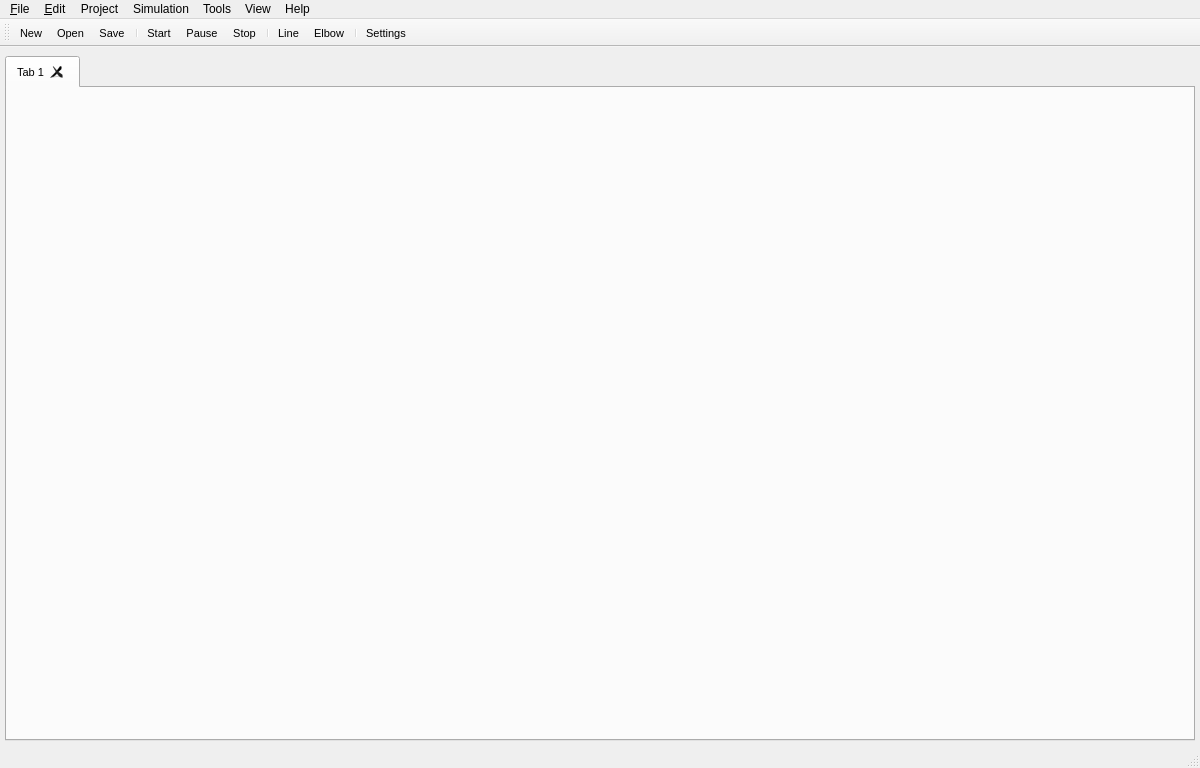
<?xml version="1.0" encoding="UTF-8"?>
<ui version="4.0">
 <class>SystemLab_MainWindow</class>
 <widget class="QMainWindow" name="SystemLab_MainWindow">
  <property name="geometry">
   <rect>
    <x>0</x>
    <y>0</y>
    <width>1200</width>
    <height>768</height>
   </rect>
  </property>
  <property name="minimumSize">
   <size>
    <width>400</width>
    <height>300</height>
   </size>
  </property>
  <property name="font">
   <font>
    <family>Segoe UI</family>
    <pointsize>9</pointsize>
    <weight>50</weight>
    <italic>false</italic>
    <bold>false</bold>
   </font>
  </property>
  <property name="acceptDrops">
   <bool>false</bool>
  </property>
  <property name="windowTitle">
   <string>SystemLab-Design (20.01)</string>
  </property>
  <property name="windowOpacity">
   <double>1.000000000000000</double>
  </property>
  <property name="iconSize">
   <size>
    <width>64</width>
    <height>64</height>
   </size>
  </property>
  <property name="toolButtonStyle">
   <enum>Qt::ToolButtonIconOnly</enum>
  </property>
  <widget class="QWidget" name="centralwidget">
   <property name="font">
    <font>
     <family>Segoe UI</family>
     <pointsize>8</pointsize>
    </font>
   </property>
   <layout class="QGridLayout" name="gridLayout">
    <property name="leftMargin">
     <number>5</number>
    </property>
    <property name="rightMargin">
     <number>5</number>
    </property>
    <property name="bottomMargin">
     <number>5</number>
    </property>
    <item row="0" column="0">
     <widget class="QTabWidget" name="tabWidget">
      <property name="maximumSize">
       <size>
        <width>2000</width>
        <height>1400</height>
       </size>
      </property>
      <property name="font">
       <font>
        <family>Segoe UI</family>
       </font>
      </property>
      <property name="toolTipDuration">
       <number>-3</number>
      </property>
      <property name="tabPosition">
       <enum>QTabWidget::North</enum>
      </property>
      <property name="tabShape">
       <enum>QTabWidget::Rounded</enum>
      </property>
      <property name="currentIndex">
       <number>0</number>
      </property>
      <property name="iconSize">
       <size>
        <width>15</width>
        <height>15</height>
       </size>
      </property>
      <property name="elideMode">
       <enum>Qt::ElideNone</enum>
      </property>
      <property name="usesScrollButtons">
       <bool>true</bool>
      </property>
      <property name="tabsClosable">
       <bool>true</bool>
      </property>
      <property name="movable">
       <bool>true</bool>
      </property>
      <widget class="QWidget" name="newProjectTab">
       <property name="maximumSize">
        <size>
         <width>2000</width>
         <height>1400</height>
        </size>
       </property>
       <attribute name="title">
        <string>Tab 1</string>
       </attribute>
       <layout class="QHBoxLayout" name="designLayout_1">
        <property name="leftMargin">
         <number>6</number>
        </property>
        <property name="topMargin">
         <number>6</number>
        </property>
        <property name="rightMargin">
         <number>6</number>
        </property>
        <property name="bottomMargin">
         <number>6</number>
        </property>
       </layout>
      </widget>
     </widget>
    </item>
   </layout>
  </widget>
  <widget class="QMenuBar" name="menubar">
   <property name="geometry">
    <rect>
     <x>0</x>
     <y>0</y>
     <width>1200</width>
     <height>21</height>
    </rect>
   </property>
   <widget class="QMenu" name="menu_File">
    <property name="title">
     <string>&amp;File</string>
    </property>
    <addaction name="action_NewProject"/>
    <addaction name="action_OpenProject"/>
    <addaction name="action_SaveProject"/>
    <addaction name="action_SaveProjectAs"/>
    <addaction name="action_CloseProject"/>
    <addaction name="separator"/>
    <addaction name="action_QuitApplication"/>
   </widget>
   <widget class="QMenu" name="menu_Edit">
    <property name="title">
     <string>&amp;Edit</string>
    </property>
    <widget class="QMenu" name="menu_config">
     <property name="title">
      <string>Special config file</string>
     </property>
     <addaction name="action_EditConfigSpecial"/>
     <addaction name="action_ReloadConfigSpecial"/>
    </widget>
    <widget class="QMenu" name="menu_port_viewers_config">
     <property name="title">
      <string>Port viewers config file</string>
     </property>
     <addaction name="action_EditPortViewers"/>
     <addaction name="action_ReloadPortViewers"/>
    </widget>
    <widget class="QMenu" name="menu_graph_utilities_config">
     <property name="title">
      <string>Custom viewers/graph utilities file</string>
     </property>
     <addaction name="action_EditCustomViewers"/>
     <addaction name="action_ReloadCustomViewers"/>
    </widget>
    <widget class="QMenu" name="menu_fb_library_config">
     <property name="title">
      <string>Functional block library config file</string>
     </property>
     <addaction name="action_EditFunctionalBlockLibrary"/>
     <addaction name="action_ReloadFunctionalBlockLibrary"/>
    </widget>
    <addaction name="action_UndoCommand"/>
    <addaction name="separator"/>
    <addaction name="action_CopyPaste"/>
    <addaction name="action_CopyPasteToAnotherProj"/>
    <addaction name="separator"/>
    <addaction name="action_Delete"/>
    <addaction name="separator"/>
    <addaction name="action_OpenScriptEditor"/>
    <addaction name="separator"/>
    <addaction name="menu_config"/>
    <addaction name="menu_fb_library_config"/>
    <addaction name="menu_port_viewers_config"/>
    <addaction name="menu_graph_utilities_config"/>
   </widget>
   <widget class="QMenu" name="menuDesign">
    <property name="title">
     <string>Project</string>
    </property>
    <addaction name="action_AddFunctionalBlock"/>
    <addaction name="action_AddDataBox"/>
    <addaction name="action_AddDescriptionBox"/>
    <addaction name="action_AddTextBox"/>
    <addaction name="action_AddLineArrow"/>
    <addaction name="separator"/>
    <addaction name="action_ViewFunctionalBlocks"/>
    <addaction name="separator"/>
    <addaction name="action_ProjectLayoutSettings"/>
    <addaction name="separator"/>
    <addaction name="action_SceneBackgroundColor"/>
    <addaction name="action_SaveImageScene"/>
   </widget>
   <widget class="QMenu" name="menuSimulation">
    <property name="title">
     <string>Simulation</string>
    </property>
    <addaction name="actionStart"/>
    <addaction name="actionPause"/>
    <addaction name="actionEnd"/>
   </widget>
   <widget class="QMenu" name="menuHelp">
    <property name="title">
     <string>Help</string>
    </property>
    <addaction name="actionHelp"/>
    <addaction name="actionAbout"/>
   </widget>
   <widget class="QMenu" name="menuTools">
    <property name="title">
     <string>Tools</string>
    </property>
    <addaction name="action_WaveFreq"/>
    <addaction name="separator"/>
    <addaction name="action_PrintSceneObjects"/>
   </widget>
   <widget class="QMenu" name="menuView">
    <property name="title">
     <string>View</string>
    </property>
    <addaction name="action_ZoomIn"/>
    <addaction name="action_ZoomOut"/>
    <addaction name="action_OriginalSize"/>
    <addaction name="action_FitItemsIntoView"/>
   </widget>
   <addaction name="menu_File"/>
   <addaction name="menu_Edit"/>
   <addaction name="menuDesign"/>
   <addaction name="menuSimulation"/>
   <addaction name="menuTools"/>
   <addaction name="menuView"/>
   <addaction name="menuHelp"/>
  </widget>
  <widget class="QStatusBar" name="statusbar"/>
  <widget class="QToolBar" name="toolBar">
   <property name="sizePolicy">
    <sizepolicy hsizetype="Preferred" vsizetype="Preferred">
     <horstretch>0</horstretch>
     <verstretch>0</verstretch>
    </sizepolicy>
   </property>
   <property name="windowTitle">
    <string>Main settings</string>
   </property>
   <property name="iconSize">
    <size>
     <width>24</width>
     <height>24</height>
    </size>
   </property>
   <property name="toolButtonStyle">
    <enum>Qt::ToolButtonTextUnderIcon</enum>
   </property>
   <attribute name="toolBarArea">
    <enum>TopToolBarArea</enum>
   </attribute>
   <attribute name="toolBarBreak">
    <bool>false</bool>
   </attribute>
   <addaction name="actionNew"/>
   <addaction name="actionOpen"/>
   <addaction name="actionSave"/>
   <addaction name="separator"/>
   <addaction name="action_StartSimulation"/>
   <addaction name="action_PauseSimulation"/>
   <addaction name="action_StopSimulation"/>
   <addaction name="separator"/>
   <addaction name="action_LineConnector"/>
   <addaction name="action_AngledConnector"/>
   <addaction name="separator"/>
   <addaction name="actionProjectSettings"/>
  </widget>
  <action name="action_NewProject">
   <property name="checkable">
    <bool>true</bool>
   </property>
   <property name="text">
    <string>&amp;New project</string>
   </property>
  </action>
  <action name="action_Undo">
   <property name="text">
    <string>&amp;Undo</string>
   </property>
  </action>
  <action name="action_Redo">
   <property name="text">
    <string>&amp;Redo</string>
   </property>
  </action>
  <action name="action_Delete">
   <property name="text">
    <string>Delete selected items</string>
   </property>
  </action>
  <action name="action_CopyPaste">
   <property name="text">
    <string>Copy/paste selected items</string>
   </property>
  </action>
  <action name="action_Paste">
   <property name="text">
    <string>&amp;Paste</string>
   </property>
  </action>
  <action name="action_SaveProject">
   <property name="icon">
    <iconset>
     <normalon>GUI Icons/Save.png</normalon>
    </iconset>
   </property>
   <property name="text">
    <string>&amp;Save project</string>
   </property>
  </action>
  <action name="action_StartSimulation">
   <property name="text">
    <string>&amp;StartSimulation</string>
   </property>
   <property name="iconText">
    <string>Start</string>
   </property>
   <property name="toolTip">
    <string>Start simulation</string>
   </property>
   <property name="font">
    <font>
     <pointsize>8</pointsize>
    </font>
   </property>
  </action>
  <action name="action_StopSimulation">
   <property name="text">
    <string>&amp;StopSimulation</string>
   </property>
   <property name="iconText">
    <string>Stop</string>
   </property>
   <property name="toolTip">
    <string>Stop simulation</string>
   </property>
   <property name="font">
    <font>
     <pointsize>8</pointsize>
    </font>
   </property>
  </action>
  <action name="action_PauseSimulation">
   <property name="checkable">
    <bool>true</bool>
   </property>
   <property name="checked">
    <bool>false</bool>
   </property>
   <property name="text">
    <string>&amp;PauseSimulation</string>
   </property>
   <property name="iconText">
    <string>Pause</string>
   </property>
   <property name="toolTip">
    <string>Pause simulation</string>
   </property>
   <property name="font">
    <font>
     <pointsize>8</pointsize>
    </font>
   </property>
  </action>
  <action name="actionStart">
   <property name="text">
    <string>Start</string>
   </property>
  </action>
  <action name="actionPause">
   <property name="text">
    <string>Pause</string>
   </property>
  </action>
  <action name="actionEnd">
   <property name="text">
    <string>End</string>
   </property>
  </action>
  <action name="action_AddFunctionalBlock">
   <property name="text">
    <string>Add functional block</string>
   </property>
  </action>
  <action name="action_CloseProject">
   <property name="text">
    <string>&amp;Close project</string>
   </property>
  </action>
  <action name="action_OpenProject">
   <property name="icon">
    <iconset>
     <normalon>GUI Icons/Open.png</normalon>
    </iconset>
   </property>
   <property name="text">
    <string>&amp;Open project</string>
   </property>
  </action>
  <action name="action_SaveProjectAs">
   <property name="text">
    <string>Save project as...</string>
   </property>
  </action>
  <action name="action_QuitApplication">
   <property name="text">
    <string>Quit application</string>
   </property>
  </action>
  <action name="action_ProjectSettings">
   <property name="text">
    <string>Add functional block</string>
   </property>
  </action>
  <action name="action_LineConnector">
   <property name="checkable">
    <bool>true</bool>
   </property>
   <property name="text">
    <string>LineConnector</string>
   </property>
   <property name="iconText">
    <string>Line</string>
   </property>
   <property name="toolTip">
    <string>Use straight connector for linking ports</string>
   </property>
   <property name="font">
    <font>
     <pointsize>8</pointsize>
    </font>
   </property>
  </action>
  <action name="action_AngledConnector">
   <property name="checkable">
    <bool>true</bool>
   </property>
   <property name="text">
    <string>AngledConnector</string>
   </property>
   <property name="iconText">
    <string>Elbow</string>
   </property>
   <property name="toolTip">
    <string>Use elbow connector for linking ports</string>
   </property>
   <property name="statusTip">
    <string/>
   </property>
   <property name="whatsThis">
    <string/>
   </property>
   <property name="font">
    <font>
     <pointsize>8</pointsize>
    </font>
   </property>
  </action>
  <action name="actionOpen">
   <property name="text">
    <string>Open</string>
   </property>
   <property name="toolTip">
    <string>Open project</string>
   </property>
   <property name="font">
    <font>
     <pointsize>8</pointsize>
    </font>
   </property>
  </action>
  <action name="actionSave">
   <property name="text">
    <string>Save</string>
   </property>
   <property name="toolTip">
    <string>&lt;html&gt;&lt;head/&gt;&lt;body&gt;&lt;p&gt;Save project&lt;/p&gt;&lt;p&gt;&lt;span style=&quot; font-weight:600;&quot;&gt;Note&lt;/span&gt;: Project will be saved (by default) to the directory where the SystemLab-Design main application is located. To change the directory location, update&lt;span style=&quot; font-style:italic;&quot;&gt; File path (project)&lt;/span&gt; under &lt;span style=&quot; font-weight:600;&quot;&gt;Project Settings&lt;/span&gt;&lt;/p&gt;&lt;/body&gt;&lt;/html&gt;</string>
   </property>
   <property name="font">
    <font>
     <pointsize>8</pointsize>
    </font>
   </property>
  </action>
  <action name="actionNew">
   <property name="text">
    <string>New</string>
   </property>
   <property name="toolTip">
    <string>Create new project</string>
   </property>
   <property name="font">
    <font>
     <pointsize>8</pointsize>
    </font>
   </property>
  </action>
  <action name="actionProjectSettings">
   <property name="text">
    <string>actionProjectSettings</string>
   </property>
   <property name="iconText">
    <string>Settings</string>
   </property>
   <property name="toolTip">
    <string>Edit project settings</string>
   </property>
   <property name="whatsThis">
    <string>Edit project settings</string>
   </property>
   <property name="font">
    <font>
     <pointsize>8</pointsize>
    </font>
   </property>
  </action>
  <action name="actionHelp">
   <property name="text">
    <string>SystemLab|Design documentation</string>
   </property>
  </action>
  <action name="actionAbout">
   <property name="text">
    <string>About SystemLab|Design</string>
   </property>
  </action>
  <action name="action_AddDescriptionBox">
   <property name="text">
    <string>Add description box</string>
   </property>
  </action>
  <action name="action_AddDataBox">
   <property name="text">
    <string>Add data panel</string>
   </property>
  </action>
  <action name="action_AddLineArrow">
   <property name="text">
    <string>Add line-arrow</string>
   </property>
  </action>
  <action name="action_ProjectLayoutSettings">
   <property name="text">
    <string>Project and layout settings</string>
   </property>
  </action>
  <action name="action_ViewFunctionalBlocks">
   <property name="text">
    <string>View list of functional blocks</string>
   </property>
  </action>
  <action name="action_SceneBackgroundColor">
   <property name="text">
    <string>Change scene background color</string>
   </property>
  </action>
  <action name="action_SaveImageScene">
   <property name="text">
    <string>Save image of project view</string>
   </property>
  </action>
  <action name="action_AddTextBox">
   <property name="text">
    <string>Add text box</string>
   </property>
  </action>
  <action name="action_CopyPasteToAnotherProj">
   <property name="text">
    <string>Copy/paste selected items to another project</string>
   </property>
  </action>
  <action name="action_LinksSelectable">
   <property name="checkable">
    <bool>true</bool>
   </property>
   <property name="text">
    <string>Make connection links selectable</string>
   </property>
  </action>
  <action name="action_OpenScriptEditor">
   <property name="text">
    <string>Open Python code/script editor</string>
   </property>
  </action>
  <action name="action_EditDataPanelFile">
   <property name="text">
    <string>Edit - Data panel config file</string>
   </property>
  </action>
  <action name="action_EditFunctionalBlockLibConfig">
   <property name="text">
    <string>Edit - Functional block library config file</string>
   </property>
  </action>
  <action name="action_WaveFreq">
   <property name="text">
    <string>Wave-Freq Converter</string>
   </property>
  </action>
  <action name="action_PrintSceneObjects">
   <property name="text">
    <string>Debug - View scene object data</string>
   </property>
   <property name="font">
    <font>
     <italic>true</italic>
    </font>
   </property>
   <property name="visible">
    <bool>false</bool>
   </property>
  </action>
  <action name="action_ReloadFBLibConfigFile">
   <property name="text">
    <string>Reload - Functional block config file</string>
   </property>
  </action>
  <action name="action_ReloadPortViewersConfigFile">
   <property name="text">
    <string>Reload - Port viewers config file</string>
   </property>
  </action>
  <action name="action_ReloadCustomViewersModule">
   <property name="text">
    <string>Reload - Custom viewers/graphs utilities file</string>
   </property>
  </action>
  <action name="action_ReloadConfigSpecial">
   <property name="text">
    <string>Reload</string>
   </property>
  </action>
  <action name="action_EditConfigSpecial">
   <property name="text">
    <string>Edit</string>
   </property>
  </action>
  <action name="actionFunctional_block_config">
   <property name="text">
    <string>Functional block library config</string>
   </property>
  </action>
  <action name="action_EditFunctionalBlockLibConfig_2">
   <property name="text">
    <string>Edit file</string>
   </property>
  </action>
  <action name="action_ReloadFBLibConfigFile_2">
   <property name="text">
    <string>Reload file</string>
   </property>
  </action>
  <action name="action_EditPortViewers">
   <property name="text">
    <string>Edit</string>
   </property>
  </action>
  <action name="action_ReloadPortViewers">
   <property name="text">
    <string>Reload</string>
   </property>
  </action>
  <action name="action_EditCustomViewers">
   <property name="text">
    <string>Edit</string>
   </property>
  </action>
  <action name="action_ReloadCustomViewers">
   <property name="text">
    <string>Reload</string>
   </property>
  </action>
  <action name="action_EditFunctionalBlockLibrary">
   <property name="text">
    <string>Edit</string>
   </property>
  </action>
  <action name="action_ReloadFunctionalBlockLibrary">
   <property name="text">
    <string>Reload</string>
   </property>
  </action>
  <action name="action_UndoCommand">
   <property name="text">
    <string>Undo</string>
   </property>
  </action>
  <action name="action_RedoCommand">
   <property name="text">
    <string>Redo</string>
   </property>
  </action>
  <action name="action_ZoomIn">
   <property name="text">
    <string>Zoom In</string>
   </property>
   <property name="shortcut">
    <string extracomment="zqaqsws">Ctrl+=</string>
   </property>
  </action>
  <action name="action_ZoomOut">
   <property name="text">
    <string>Zoom Out</string>
   </property>
   <property name="shortcut">
    <string>Ctrl+-</string>
   </property>
  </action>
  <action name="action_OriginalSize">
   <property name="text">
    <string>Actual Size</string>
   </property>
   <property name="shortcut">
    <string>Ctrl+0</string>
   </property>
  </action>
  <action name="action_FitItemsIntoView">
   <property name="text">
    <string>Adjust to view all items in layout</string>
   </property>
  </action>
 </widget>
 <resources/>
 <connections/>
</ui>
